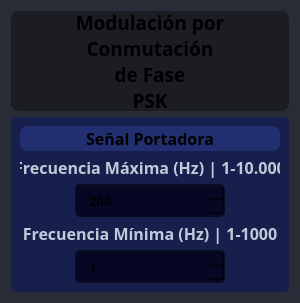
                           <widget class="QFrame" name="frame_24">
                            <property name="minimumSize">
                             <size>
                              <width>180</width>
                              <height>0</height>
                             </size>
                            </property>
                            <property name="maximumSize">
                             <size>
                              <width>300</width>
                              <height>16777215</height>
                             </size>
                            </property>
                            <property name="styleSheet">
                             <string notr="true">background-color: rgb(39, 44, 54);
border-radius: 5px;</string>
                            </property>
                            <property name="frameShape">
                             <enum>QFrame::StyledPanel</enum>
                            </property>
                            <property name="frameShadow">
                             <enum>QFrame::Raised</enum>
                            </property>
                            <layout class="QVBoxLayout" name="verticalLayout_28">
                             <item>
                              <layout class="QGridLayout" name="gridLayout_8">
                               <item row="0" column="0">
                                <widget class="QLabel" name="label_title_bar_top_7">
                                 <property name="sizePolicy">
                                  <sizepolicy hsizetype="Preferred" vsizetype="Preferred">
                                   <horstretch>0</horstretch>
                                   <verstretch>0</verstretch>
                                  </sizepolicy>
                                 </property>
                                 <property name="maximumSize">
                                  <size>
                                   <width>16777215</width>
                                   <height>100</height>
                                  </size>
                                 </property>
                                 <property name="font">
                                  <font>
                                   <family>Satoshi Black</family>
                                   <pointsize>14</pointsize>
                                   <weight>75</weight>
                                   <italic>false</italic>
                                   <bold>true</bold>
                                   <underline>false</underline>
                                   <strikeout>false</strikeout>
                                   <kerning>true</kerning>
                                  </font>
                                 </property>
                                 <property name="cursor">
                                  <cursorShape>ArrowCursor</cursorShape>
                                 </property>
                                 <property name="styleSheet">
                                  <string notr="true">QLabel{
background-color: rgb(27, 29, 35);
border: 0px solid ;
border-radius: 8px;
}</string>
                                 </property>
                                 <property name="text">
                                  <string>Modulación por
Conmutación
de Fase
PSK</string>
                                 </property>
                                 <property name="scaledContents">
                                  <bool>true</bool>
                                 </property>
                                 <property name="alignment">
                                  <set>Qt::AlignCenter</set>
                                 </property>
                                 <property name="wordWrap">
                                  <bool>false</bool>
                                 </property>
                                </widget>
                               </item>
                               <item row="1" column="0">
                                <widget class="QFrame" name="frame_20">
                                 <property name="maximumSize">
                                  <size>
                                   <width>16777215</width>
                                   <height>175</height>
                                  </size>
                                 </property>
                                 <property name="styleSheet">
                                  <string notr="true">background-color: rgb(23, 32, 77);
border-radius: 5px;</string>
                                 </property>
                                 <property name="frameShape">
                                  <enum>QFrame::StyledPanel</enum>
                                 </property>
                                 <property name="frameShadow">
                                  <enum>QFrame::Raised</enum>
                                 </property>
                                 <layout class="QVBoxLayout" name="verticalLayout_25">
                                  <item>
                                   <widget class="QLabel" name="label_top_info_19">
                                    <property name="minimumSize">
                                     <size>
                                      <width>0</width>
                                      <height>25</height>
                                     </size>
                                    </property>
                                    <property name="maximumSize">
                                     <size>
                                      <width>16777215</width>
                                      <height>25</height>
                                     </size>
                                    </property>
                                    <property name="font">
                                     <font>
                                      <family>Satoshi Black</family>
                                      <pointsize>12</pointsize>
                                      <weight>75</weight>
                                      <bold>true</bold>
                                     </font>
                                    </property>
                                    <property name="styleSheet">
                                     <string notr="true">QLabel{
	background-color: rgb(33, 46, 112);
	border: 0px solid ;
	border-radius: 8px;
}</string>
                                    </property>
                                    <property name="text">
                                     <string>Señal Portadora</string>
                                    </property>
                                    <property name="alignment">
                                     <set>Qt::AlignCenter</set>
                                    </property>
                                   </widget>
                                  </item>
                                  <item>
                                   <widget class="QLabel" name="label_top_info_20">
                                    <property name="minimumSize">
                                     <size>
                                      <width>0</width>
                                      <height>20</height>
                                     </size>
                                    </property>
                                    <property name="maximumSize">
                                     <size>
                                      <width>16777215</width>
                                      <height>30</height>
                                     </size>
                                    </property>
                                    <property name="font">
                                     <font>
                                      <family>Satoshi</family>
                                      <pointsize>12</pointsize>
                                      <weight>75</weight>
                                      <bold>true</bold>
                                     </font>
                                    </property>
                                    <property name="styleSheet">
                                     <string notr="true">color: rgb(191, 203, 217)</string>
                                    </property>
                                    <property name="text">
                                     <string>Frecuencia Máxima (Hz) | 1-10.000</string>
                                    </property>
                                    <property name="alignment">
                                     <set>Qt::AlignCenter</set>
                                    </property>
                                   </widget>
                                  </item>
                                  <item alignment="Qt::AlignHCenter">
                                   <widget class="QSpinBox" name="maxCarrierPSK">
                                    <property name="sizePolicy">
                                     <sizepolicy hsizetype="Fixed" vsizetype="Fixed">
                                      <horstretch>0</horstretch>
                                      <verstretch>0</verstretch>
                                     </sizepolicy>
                                    </property>
                                    <property name="minimumSize">
                                     <size>
                                      <width>150</width>
                                      <height>30</height>
                                     </size>
                                    </property>
                                    <property name="font">
                                     <font>
                                      <family>Satoshi</family>
                                      <pointsize>10</pointsize>
                                      <weight>75</weight>
                                      <bold>true</bold>
                                     </font>
                                    </property>
                                    <property name="toolTip">
                                     <string/>
                                    </property>
                                    <property name="styleSheet">
                                     <string notr="true">QSpinBox{
	background-color: rgb(5, 7, 35);
	border-radius: 5px;
	border: 2px solid rgb(10, 11, 35);
	padding: 5px;
	padding-left: 10px;
}
QSpinBox:hover{
	border: 2px solid rgb(0, 0, 127)
}
QSpinBox QAbstractItemView {
	color: rgb(85, 170, 255);	
	background-color: rgb(27, 29, 35);
	padding: 10px;
	selection-background-color: rgb(27, 29, 35);
}
/*
rgb(27, 29, 35);
rgb(13, 9, 59)
*/

QSpinBox::up-button{
	width: 25px; 
	border-left-width: 3px;
	border-left-color: rgba(39, 44, 54, 150);
	border-left-style: solid;
	border-top-right-radius: 3px;
	border-bottom-right-radius: 3px;	
	background-image: url(:/16x16/icons/16x16/cil-arrow-top.png);
	background-position: center;
	background-repeat: no-reperat;
}

QSpinBox::up-button:hover{
	background-color: rgb(80, 80, 80)
}

QSpinBox::down-button:hover{
	background-color: rgb(80, 80, 80)
}

QSpinBox::down-button{
	width: 25px; 
	border-left-width: 3px;
	border-left-color: rgba(39, 44, 54, 150);
	border-left-style: solid;
	border-top-right-radius: 3px;
	border-bottom-right-radius: 3px;	
	background-image: url(:/16x16/icons/16x16/cil-arrow-bottom.png);
	background-position: center;
	background-repeat: no-reperat;
}</string>
                                    </property>
                                    <property name="minimum">
                                     <number>1</number>
                                    </property>
                                    <property name="maximum">
                                     <number>10000</number>
                                    </property>
                                    <property name="value">
                                     <number>200</number>
                                    </property>
                                   </widget>
                                  </item>
                                  <item>
                                   <widget class="QLabel" name="label_top_info_29">
                                    <property name="minimumSize">
                                     <size>
                                      <width>0</width>
                                      <height>20</height>
                                     </size>
                                    </property>
                                    <property name="maximumSize">
                                     <size>
                                      <width>16777215</width>
                                      <height>30</height>
                                     </size>
                                    </property>
                                    <property name="font">
                                     <font>
                                      <family>Satoshi</family>
                                      <pointsize>12</pointsize>
                                      <weight>75</weight>
                                      <bold>true</bold>
                                     </font>
                                    </property>
                                    <property name="styleSheet">
                                     <string notr="true">color: rgb(191, 203, 217)</string>
                                    </property>
                                    <property name="text">
                                     <string>Frecuencia Mínima (Hz) | 1-1000</string>
                                    </property>
                                    <property name="alignment">
                                     <set>Qt::AlignCenter</set>
                                    </property>
                                   </widget>
                                  </item>
                                  <item alignment="Qt::AlignHCenter">
                                   <widget class="QSpinBox" name="minCarrierPSK">
                                    <property name="sizePolicy">
                                     <sizepolicy hsizetype="Fixed" vsizetype="Fixed">
                                      <horstretch>0</horstretch>
                                      <verstretch>0</verstretch>
                                     </sizepolicy>
                                    </property>
                                    <property name="minimumSize">
                                     <size>
                                      <width>150</width>
                                      <height>30</height>
                                     </size>
                                    </property>
                                    <property name="font">
                                     <font>
                                      <family>Satoshi</family>
                                      <pointsize>10</pointsize>
                                      <weight>75</weight>
                                      <bold>true</bold>
                                     </font>
                                    </property>
                                    <property name="toolTip">
                                     <string/>
                                    </property>
                                    <property name="styleSheet">
                                     <string notr="true">QSpinBox{
	background-color: rgb(5, 7, 35);
	border-radius: 5px;
	border: 2px solid rgb(10, 11, 35);
	padding: 5px;
	padding-left: 10px;
}
QSpinBox:hover{
	border: 2px solid rgb(0, 0, 127)
}
QSpinBox QAbstractItemView {
	color: rgb(85, 170, 255);	
	background-color: rgb(27, 29, 35);
	padding: 10px;
	selection-background-color: rgb(27, 29, 35);
}
/*
rgb(27, 29, 35);
rgb(13, 9, 59)
*/

QSpinBox::up-button{
	width: 25px; 
	border-left-width: 3px;
	border-left-color: rgba(39, 44, 54, 150);
	border-left-style: solid;
	border-top-right-radius: 3px;
	border-bottom-right-radius: 3px;	
	background-image: url(:/16x16/icons/16x16/cil-arrow-top.png);
	background-position: center;
	background-repeat: no-reperat;
}

QSpinBox::up-button:hover{
	background-color: rgb(80, 80, 80)
}

QSpinBox::down-button:hover{
	background-color: rgb(80, 80, 80)
}

QSpinBox::down-button{
	width: 25px; 
	border-left-width: 3px;
	border-left-color: rgba(39, 44, 54, 150);
	border-left-style: solid;
	border-top-right-radius: 3px;
	border-bottom-right-radius: 3px;	
	background-image: url(:/16x16/icons/16x16/cil-arrow-bottom.png);
	background-position: center;
	background-repeat: no-reperat;
}</string>
                                    </property>
                                    <property name="minimum">
                                     <number>1</number>
                                    </property>
                                    <property name="maximum">
                                     <number>1000</number>
                                    </property>
                                   </widget>
                                  </item>
                                 </layout>
                                </widget>
                               </item>
                              </layout>
                             </item>
                            </layout>
                           </widget>
